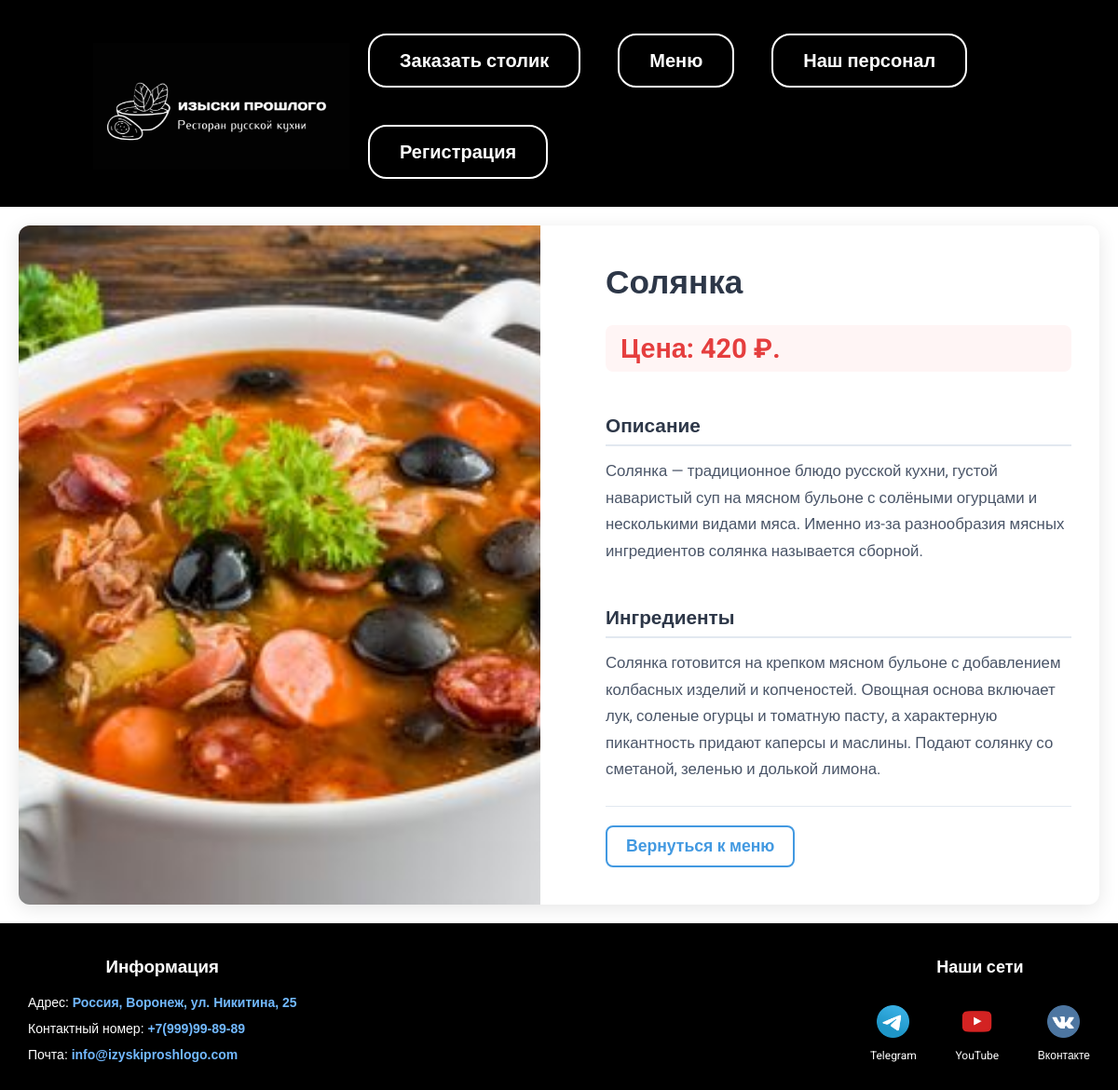
The page /dish/solynka/ on the database its author committed.
### view/models.py (models this page shows, shortened)
class Menu(models.Model):
    title = models.CharField(max_length=100)
    image = models.ImageField(upload_to='images/')
    recipe = models.CharField(max_length=2000)
    ingredients = models.CharField(max_length=1000)
    price = models.DecimalField(max_digits=10, decimal_places=2)
    slug = models.SlugField(max_length=250, unique=True)
    class Meta:
        verbose_name = 'блюдо'
        verbose_name_plural = 'Меню'

### view/views.py (the view)
# urls.py: path('dish/<slug:slug>/', views.dish, name='dish'),
def dish(request, slug):
    menu_item = get_object_or_404(Menu, slug=slug)
    return render(request, 'view/dish.html', {"menu_item": menu_item})

### view/templates/view/dish.html
{% extends 'view/base.html' %}
{% load static %}
{% block content %}
<div class="dish-container">
    <div class="dish-card">
        <div class="dish-image-section">
            <img class="dish-image" src="{{ menu_item.image.url }}" alt="{{ menu_item.title }}">
        </div>
        <div class="dish-info">
            <h1 class="dish-title">{{ menu_item.title }}</h1>
            <div class="price">
                Цена: {{ menu_item.price|floatformat:0 }} ₽.
            </div>
            <div class="details">
                <div class="group">
                    <h3>Описание</h3>
                    <p class="recipe">{{ menu_item.recipe }}</p>
                </div>
                <div class="group">
                    <h3>Ингредиенты</h3>
                    <p class="ingredients">{{ menu_item.ingredients }}</p>
                </div>
            </div>
            <div class="back">
                <a href="{% url 'menu' %}">Вернуться к меню</a>
            </div>
        </div>
    </div>
</div>
{% endblock %}

### view/static/css/styleDip.css (style rules this page uses)
body { margin: 0; padding: 0; font-family: "Roboto", sans-serif; background: #ffffff; display: flex; flex-direction: column; min-height: 100vh; width: 100%; overflow-x: hidden; }
.dish-container { max-width: 1200px; margin: 0 auto; padding: 20px; }
.dish-card { display: grid; grid-template-columns: 1fr 1fr; gap: 40px; background: white; border-radius: 12px; box-shadow: 0 4px 20px rgba(0, 0, 0, 0.1); overflow: hidden; min-height: 500px; }
.dish-image-section { position: relative; overflow: hidden; display: flex; align-items: center; justify-content: center; background: #f8f9fa; }
.dish-image { width: 100%; height: 100%; min-height: 500px; object-fit: cover; display: block; }
.dish-info { padding: 40px 30px; display: flex; flex-direction: column; gap: 25px; }
.dish-title { font-size: 2.2rem; font-weight: 700; color: #2d3748; margin: 0; line-height: 1.2; }
.price { font-size: 1.8rem; font-weight: 700; color: #e53e3e; background: #fff5f5; padding: 8px 16px; border-radius: 8px; display: inline-block; }
.details { display: flex; flex-direction: column; gap: 25px; }
.group h3 { font-size: 1.3rem; font-weight: 600; color: #2d3748; margin-bottom: 12px; padding-bottom: 8px; border-bottom: 2px solid #e2e8f0; }
.group p { color: #4a5568; line-height: 1.7; margin: 0; font-size: 1.05rem; }
.back { margin-top: auto; padding-top: 20px; border-top: 1px solid #e2e8f0; }
.back a { display: inline-flex; align-items: center; gap: 10px; color: #4299e1; text-decoration: none; font-weight: 600; font-size: 1.1rem; padding: 10px 20px; border: 2px solid #4299e1; border-radius: 8px; transition: all 0.3s; }

### rows shown on the page
Menu: image (picture), title "Солянка", price "420", recipe "Солянка — традиционное блюдо русской кухни, густой наваристый суп на мясном бульоне с солёными огурцами и несколькими видами мяса. Именно из-за разнообразия мясных ингредиентов солянка называется сборной.", ingredients "Солянка готовится на крепком мясном бульоне с добавлением колбасных изделий и копченостей. Овощная основа включает лук, соленые огурцы и томатную пасту, а характерную пикантность придают каперсы и маслины. Подают солянку со сметаной, зеленью и долькой лимона."
